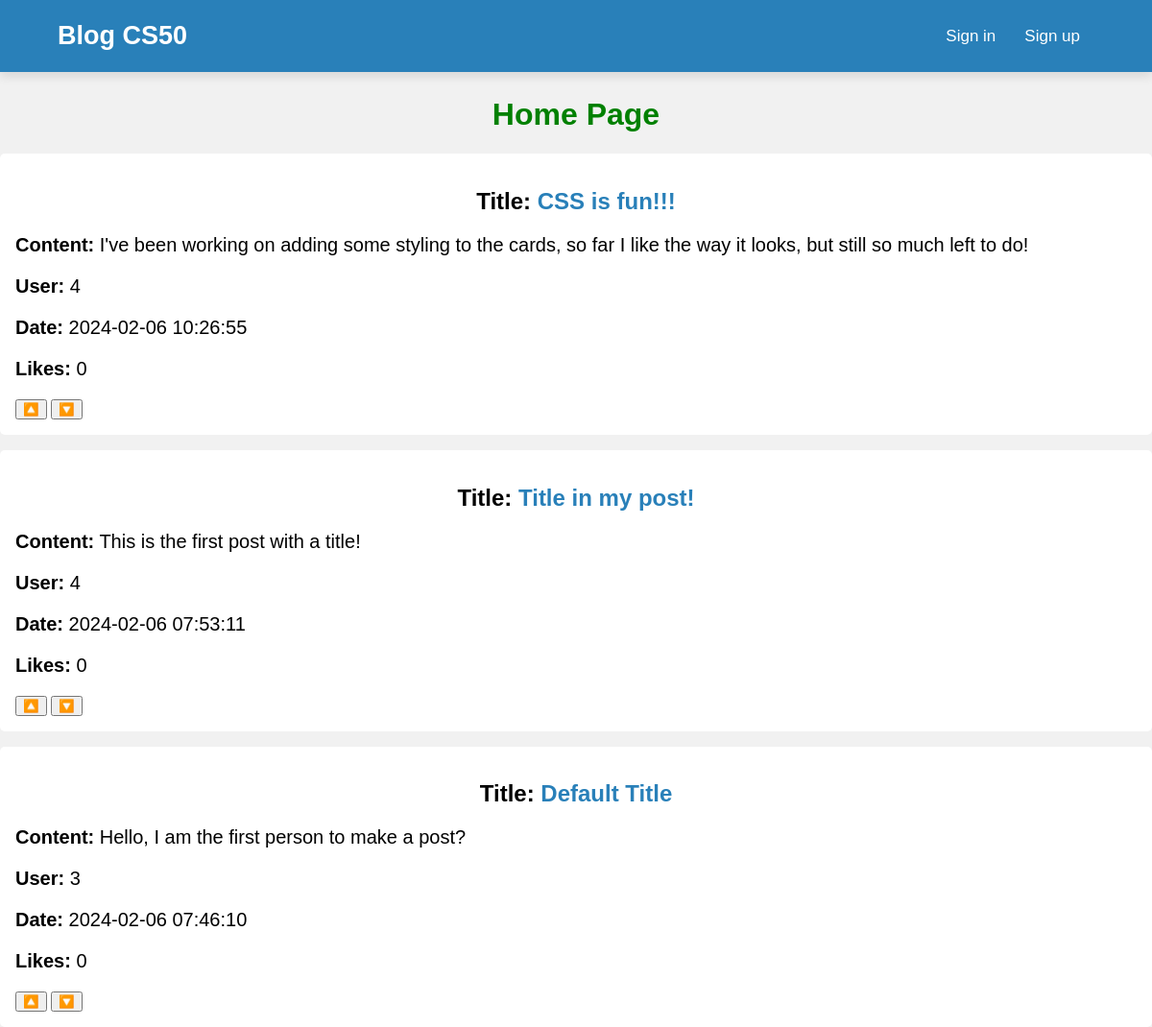
Before: / with the older database file.
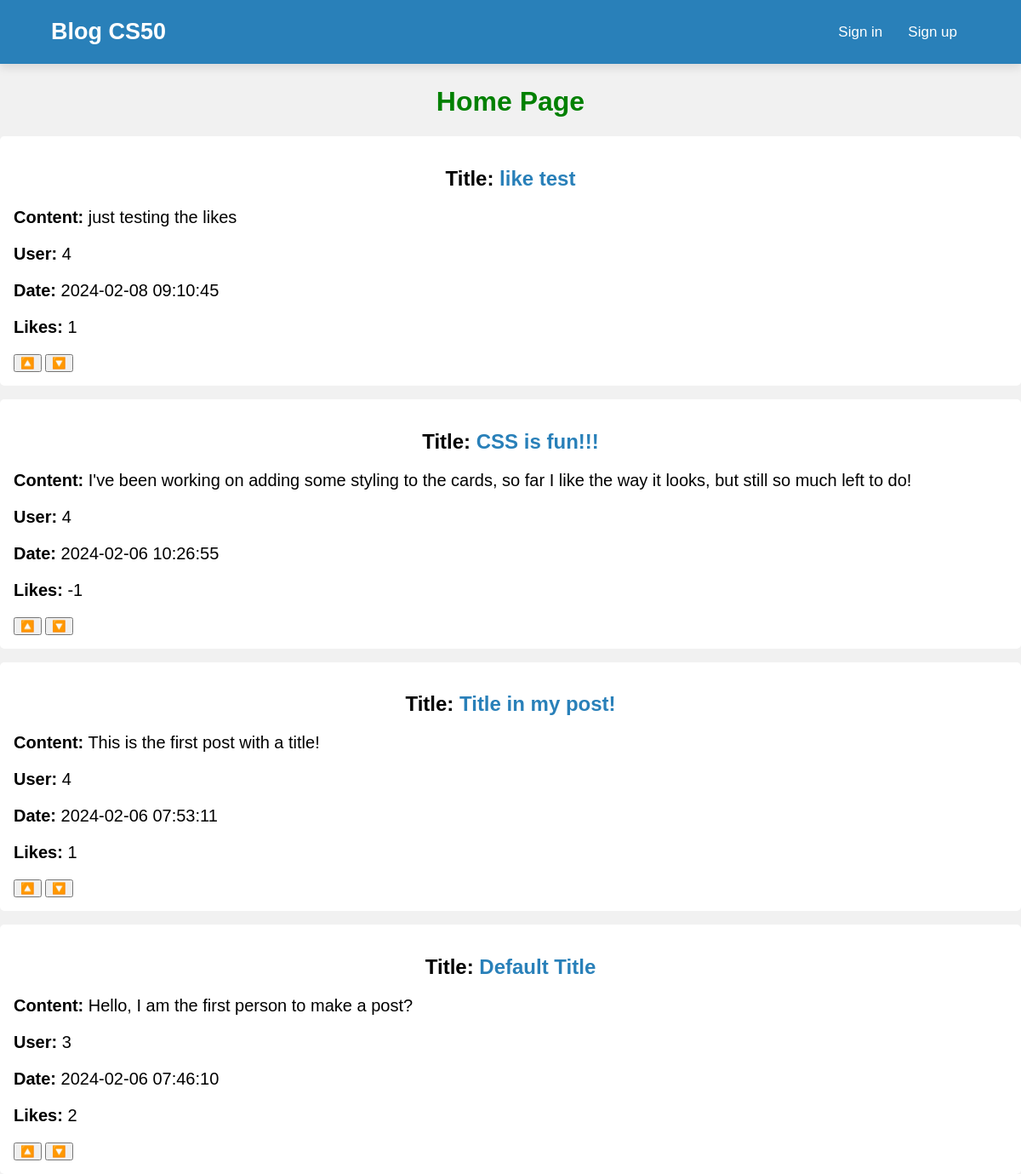
After: the same page with the newer database file.
### tables this page shows
CREATE TABLE posts (
    post_id INTEGER PRIMARY KEY AUTOINCREMENT,
    user_id INTEGER NOT NULL,
    title TEXT NOT NULL DEFAULT 'Default Title',
    content TEXT NOT NULL,
    likes INTEGER DEFAULT 0,
    created_at TIMESTAMP DEFAULT CURRENT_TIMESTAMP,
    FOREIGN KEY (user_id) REFERENCES users(id)
);

### app.py (the view)
@app.route("/")
def index():
    data = db.execute("SELECT * FROM posts ORDER BY created_at DESC")
    return render_template("index.html", data=data)

### templates/index.html (shortened to what this page needs)
{% extends "layout.html" %}
{% block main %}
<div class="loginMain">
    <h1>Home Page</h1>
    {% for post in data %}
    <div class="description">
        <h2>Title: <a href="{{ url_for('view_post', post_id=post.post_id) }}">{{ post.title }}</a></h2>
        <p><strong>Content:</strong> {{ post.content }}</p>
        <p><strong>User:</strong> {{ post.user_id }}</p>
        <div>
            <p><strong>Date:</strong> {{ post.created_at }}</p>
            <p><strong>Likes:</strong> {{ post.likes }}</p>
        </div>
        <form action="/like" method="post" id="likeForm">
            <button type="submit" name="action" value="like">🔼</button>
            <button type="submit" name="action" value="dislike">🔽</button>
        </form>
    </div>
    {% endfor %}
</div>
{% endblock %}

### templates/layout.html (shortened to what this page needs)
<!DOCTYPE html>
<html lang="en">
<head>
    <link href="/static/styles.css" rel="stylesheet" >
</head>
<nav>
    <div class="navbar">
        <div class="logo">Blog CS50</div>
            {% if session["user_id"] %}
            <ul class="menu">
                <li><a href="/">Home</a></li>
                <li><a href="/post">Make a post</a></li>
                <li><a href="/profile">Profile</a></li>
            </ul>
            {% else %}
            <ul class="menu">
                <li><a href="/login">Sign in</a></li>
                <li><a href="/signup">Sign up</a></li>
            </ul>
            {% endif %}
    </div>
</nav>
<body>
    <h1>Body main goes there</h1>
    <main>
        {% block main %}{% endblock %}
    </main>
</body>
</html>

### static/styles.css (style rules this page uses)
h1 { color: green; }
body { background-color: #f1f1f1; display: flex; flex-direction: column; font-size: 1rem; justify-content: center; font-family: Poppins, sans-serif; margin: 0; padding: 0; box-sizing: border-box; }
nav { position: fixed; left: 0; top: 0; width: 100%; height: 75px; background-color: #2980b9; box-shadow: 0 5px 10px rgba(0, 0, 0, 0.1); }
nav .navbar { display: flex; align-items: center; justify-content: space-between; height: 100%; max-width: 90%; background: #2980b9; margin: auto; }
nav .navbar .logo { color: #fff; font-size: 27px; font-weight: 600; }
.menu { display: flex; }
.menu li { list-style: none; margin: 0 15px; }
.menu li a { color: #fff; font-size: 17px; font-weight: 500; text-decoration: none; }
.loginMain { width: 100%; height: 80vh; position: relative; }
.loginMain h1, h2, h3 { text-align: center; }
.description { padding: 1rem; margin: 1rem auto; box-shadow: 0 3px 7px -1px(#000, .1); background-color: #fff; border-radius: 5px; max-width: 1200px; }
.description a { color: #2980b9; text-decoration: none; }
.description p { font-size: 20px; }

Changed rows visible on the page:
added posts: title "like test", content "just testing the likes", user_id "4", created_at "2024-02-08 09:10:45", likes "1"
changed posts "CSS is fun!!!": likes "0" → "-1"
changed posts "Title in my post!": likes "0" → "1"
changed posts "Default Title": likes "0" → "2"
